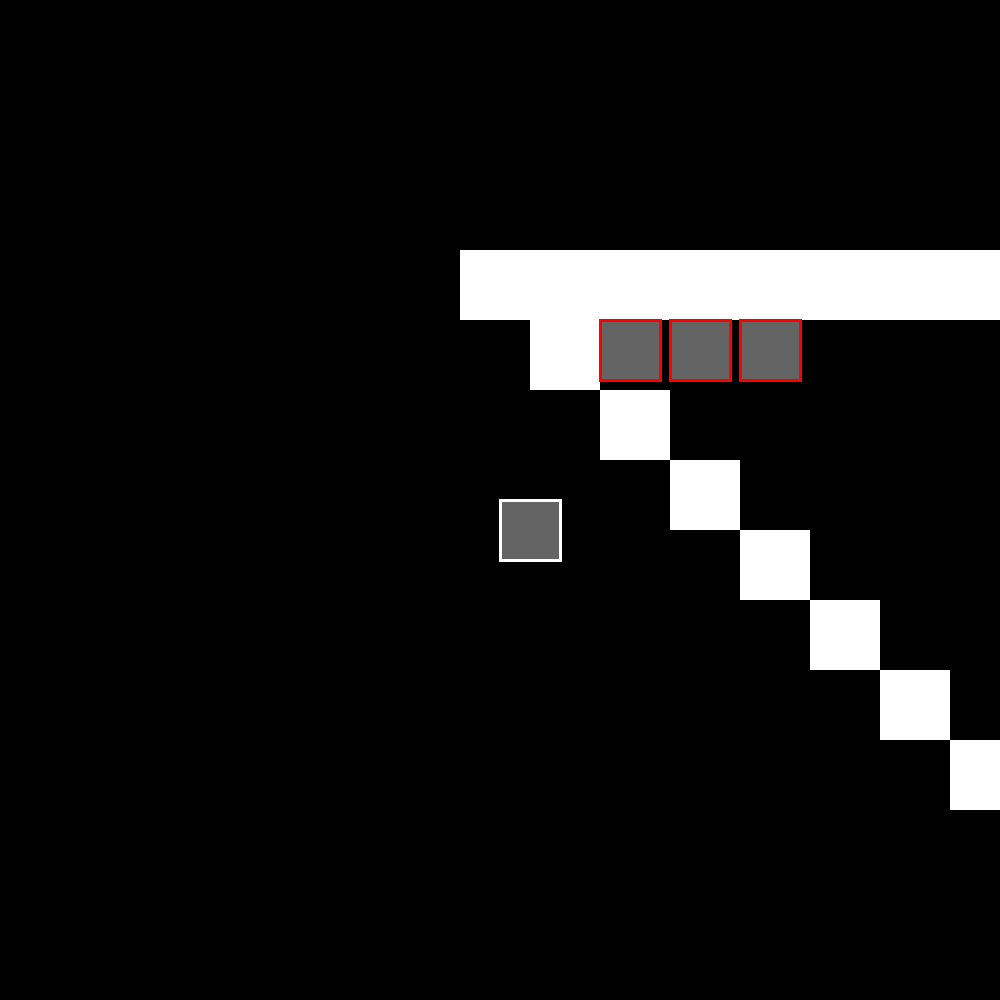
Frame 1 (no input)
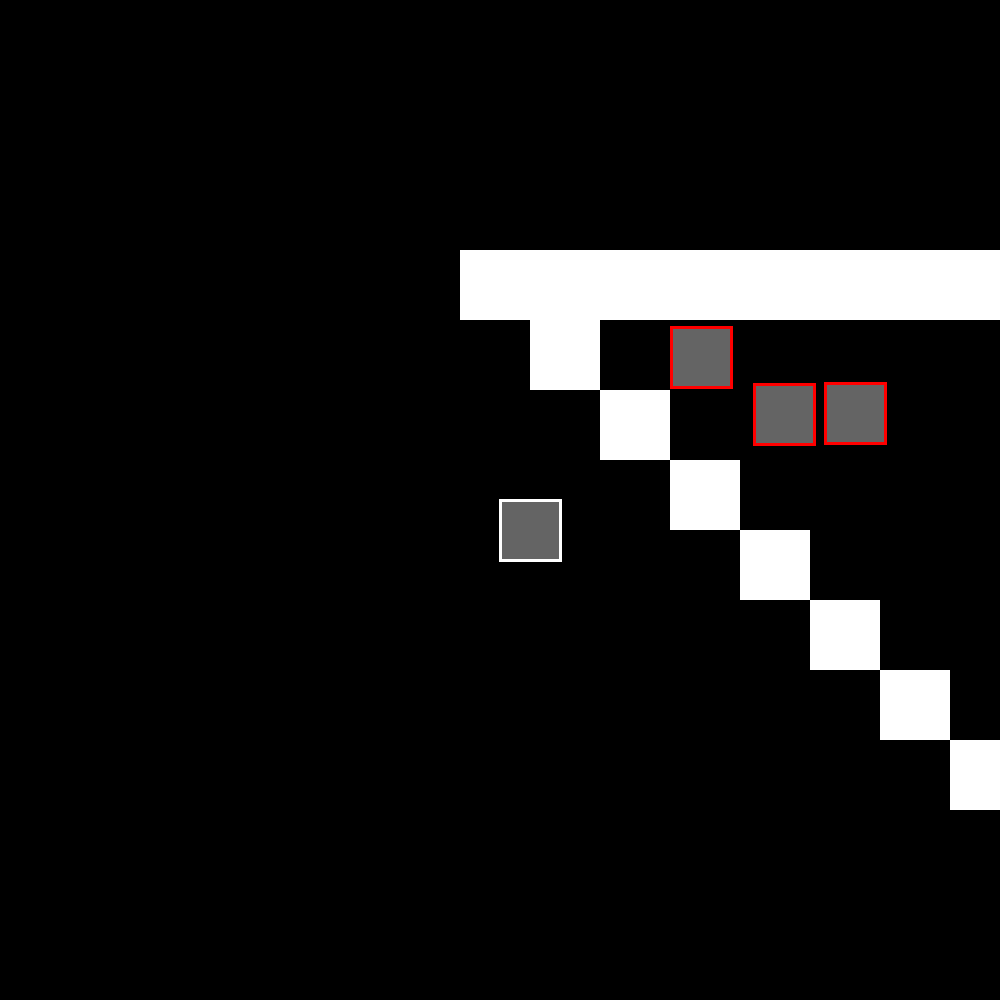
Frame 60 (the mouse pressed at the canvas centre just before this capture)
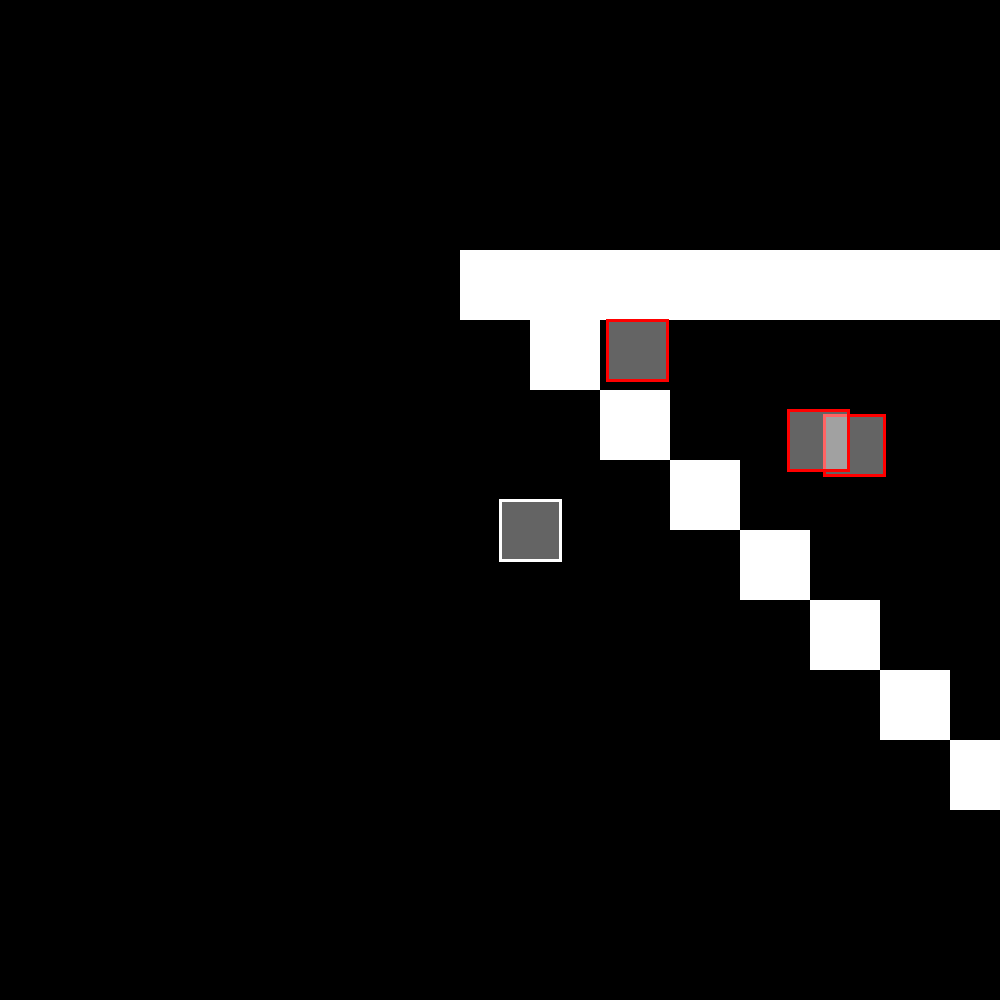
Frame 120 (the mouse held since frame 60 and released just before this capture)

The Processing sketch that drew these frames (run headless with seeded random() and noise(); from frame 60 on, the mouse is pressed at the canvas centre):

// Processing sketch: merchantOfVeniceGame
// ── merchantOfVeniceGame.pde
PVector shift = new PVector(-500,0);

float scl = 70;
int w;
int h;

//npc n = new npc(new PVector(500,300));
player p = new player(new PVector(40,250));

void setup(){
  size(1000,1000);
  w = width;
  h = height;
  for(int i = 0;i < scenes[cStory][cScene].length;i++){
    for(int j = 0;j < scenes[cStory][cScene][i].length;j++){
      if(scenes[cStory][cScene][i][j] == 1){
        float x = j*scl;
        float y = i*scl;
        walls.add(new wall(new PVector(x,y)));
      }else if(scenes[cStory][cScene][i][j] == 3){
        float x = j*scl;
        float y = i*scl;
        npcs.add(new npc(new PVector(x,y)));
      }
    }
  }
}

void draw(){
  shift = new PVector(p.pos.x-w/2,p.pos.y-h/2).copy().mult(-1);
  updateScene();
  background(0);
  for(wall w:walls){
    w.display(shift);
  }
  for(npc n:npcs){
    n.display(shift);
    n.wander();
    n.update();
  }
  p.display(shift);
  p.move();
  p.update();
}
// ── allArrayLists.pde
ArrayList<npc>npcs = new ArrayList();
ArrayList<wall>walls = new ArrayList();
ArrayList<hitbox>hitboxes = new ArrayList();
// ── global_functions.pde
boolean collision(PVector p1,PVector d1, PVector p2, PVector d2){
  if(p1.x<p2.x+d2.x&&p1.x+d1.x>p2.x&&p1.y<p2.y+d2.y&&p1.y+d1.y>p2.y){
    return true;
  }
  return false;
}
PVector truncate(PVector i1, float max){
  if(i1.mag()>max){
    return i1.copy().setMag(max);
  }
  return i1.copy();
}
// ── hitbox.pde
class hitbox{
  PVector pos;
  PVector dime = new PVector(scl,scl);
  hitbox(PVector p){
    pos = p.copy();
  }
}
// ── keyB.pde
boolean mUp = false;
boolean mDown = false;
boolean mRight = false;
boolean mLeft = false;

void keyPressed(){
  if(key == 'w'){
    mUp = true;
  }
  if(key == 'a'){
    mLeft = true;
  }
  if(key == 's'){
    mDown = true;
  }
  if(key == 'd'){
    mRight = true;
  }
}

void keyReleased(){
  if(key == 'w'){
    mUp = false;
  }
  if(key == 'a'){
    mLeft = false;
  }
  if(key == 's'){
    mDown = false;
  }
  if(key == 'd'){
    mRight = false;
  }
}
// ── npc.pde
class npc{
  float accSpeed = 1;
  float max_force = 0.2;
  PVector steering = new PVector(0,0);
  float speed = 2;
  PVector dime = new PVector(scl-10,scl-10);
  PVector setP;
  PVector target;
  
  PVector pos = new PVector(0,0);
  PVector vel = new PVector(0,0);
  PVector acc = new PVector(0,0);
  npc(PVector p){
    pos = p.copy();
    setP = p.copy();
    target = new PVector(random(setP.x-200,setP.x+200),random(setP.y-200,setP.y+200));
  }
  void wander(){
    if(frameCount%100 == 0||dist(target.x,target.y,pos.x,pos.y)<60){
      target = new PVector(random(setP.x-200,setP.x+200),random(setP.y-200,setP.y+200));
    }
    PVector d_vel = new PVector(0,0);
    PVector temp = target.copy();
    d_vel = ((temp.copy().sub(pos)).mult(speed));
    steering = d_vel.copy().sub(vel);
    steering = truncate(steering,max_force);
    steering.mult(1/1);
    acc.add(steering);
  }
  void update(){
    acc = truncate(acc,accSpeed);
    vel.add(acc);
    vel = truncate(vel,speed);
    for(hitbox h:hitboxes){
      if(collision(new PVector(pos.x+vel.x,pos.y),dime,h.pos,h.dime)){
        vel.x = 0;
        target.x = random(setP.x-200,setP.x+200);
      }
      if(collision(new PVector(pos.x,pos.y+vel.y),dime,h.pos,h.dime)){
        vel.y = 0;
        target.y = random(setP.y-200,setP.y+200);
      }
    }
    pos.add(vel);
    vel.mult(1);
    acc.mult(0);
  }
  void display(PVector s){
    fill(255,100);
    stroke(255,0,0);
    strokeWeight(3);
    //ellipse(target.x,target.y,10,10);
    rect(pos.x+s.x,pos.y+s.y,dime.x,dime.y);
  }
}
// ── player.pde
class player{
  float accSpeed = 1;
  float speed = 3;
  PVector dime = new PVector(scl-10,scl-10);
  
  PVector pos = new PVector(0,0);
  PVector vel = new PVector(0,0);
  PVector acc = new PVector(0,0);
  player(PVector p){
    pos = p.copy();
  }
  void update(){
    acc = truncate(acc,accSpeed);
    vel.add(acc);
    vel = truncate(vel,speed);
    for(hitbox h:hitboxes){
      if(collision(new PVector(pos.x+vel.x,pos.y),dime,h.pos,h.dime)){
        vel.x = 0;
      }
      if(collision(new PVector(pos.x,pos.y+vel.y),dime,h.pos,h.dime)){
        vel.y = 0;
      }
    }
    pos.add(vel);
    vel.mult(0.8);
    acc.mult(0);
  }
  void display(PVector s){
    fill(255,100);
    stroke(255);
    strokeWeight(3);
    rect(pos.x+s.x,pos.y+s.y,dime.x,dime.y);
  }
  void move(){
    if(mUp){
      acc.y-=speed;
    }if(mDown){
      acc.y+=speed;
    }if(mLeft){
      acc.x-=speed;
    }if(mRight){
      acc.x+=speed;
    }
  }
}
// ── scenes.pde
int cStory = 0;
int cScene = 0;
int nStory = 0;
int nScene = 0;

int[][][][] scenes = {
  {
    {
      {1,1,1,1,1,1,1,1,1,1,1,1,0,0,0,0,0,0,0,0,0,0,0,0,0,0,0,0,0,0,},//1 = wall
      {0,1,3,3,3,0,0,0,0,0,0,0,0,0,0,0,0,0,0,0,0,0,0,0,0,0,0,0,0,0,},//2 = door
      {0,0,1,0,0,0,0,0,0,0,0,0,0,0,0,0,0,0,0,0,0,0,0,0,0,0,0,0,0,0,},//3 = npc
      {0,0,0,1,0,0,0,0,0,0,0,0,0,0,0,0,0,0,0,0,0,0,0,0,0,0,0,0,0,0,},
      {0,0,0,0,1,0,0,0,0,0,0,0,0,0,0,0,0,0,0,0,0,0,0,0,0,0,0,0,0,0,},
      {0,0,0,0,0,1,0,0,0,0,0,3,0,3,0,0,0,0,0,0,0,0,0,0,0,0,0,0,0,0,},
      {0,0,0,0,0,0,1,0,0,0,0,0,0,0,0,0,0,0,0,0,0,0,0,0,0,0,0,0,0,0,},
      {0,0,0,0,0,0,0,1,0,0,0,0,0,0,0,0,0,0,0,0,0,0,0,0,0,0,0,0,0,0,},
      {0,0,0,0,0,0,0,0,0,0,0,0,0,0,0,0,0,0,0,0,0,0,0,0,0,0,0,0,0,0,},
      {0,0,0,0,0,0,0,0,0,0,0,0,0,0,0,0,0,0,0,0,0,0,0,0,0,0,0,0,0,0,},
      {0,0,0,0,0,0,0,0,0,0,0,0,0,0,0,0,0,0,0,0,0,0,0,0,0,0,0,0,0,0,},
      {0,0,0,0,0,0,0,0,0,0,0,1,0,1,1,0,0,0,0,0,0,0,0,0,0,0,0,0,0,0,},
      {0,0,0,0,0,0,0,0,0,0,0,1,3,3,1,0,0,0,0,0,0,0,0,0,0,0,0,0,0,0,},
      {0,0,0,0,0,0,0,0,0,0,0,1,3,3,1,0,0,0,0,0,0,0,0,0,0,0,0,0,0,0,},
      {0,0,0,0,0,0,0,0,0,0,0,1,1,1,1,0,0,0,0,0,0,0,0,0,0,0,0,0,0,0,},
      {0,0,0,0,0,0,0,0,0,0,0,0,0,0,0,0,0,0,0,0,0,0,0,0,0,0,0,0,0,0,},
      {0,0,0,0,0,0,0,0,0,0,0,0,0,0,0,0,0,0,0,0,0,0,0,0,0,0,0,0,0,0,},
      {0,0,0,0,0,0,0,0,0,0,0,0,0,0,0,0,0,0,0,0,0,0,0,0,0,0,0,0,0,0,},
      {0,0,0,0,0,0,0,0,0,0,0,0,0,0,0,0,0,0,0,0,0,0,0,0,0,0,0,0,0,0,},
      {0,0,0,0,0,0,0,0,0,0,0,0,0,0,0,0,0,0,0,0,0,0,0,0,0,0,0,0,0,0,},
      {0,0,0,0,0,0,0,0,0,0,0,0,0,0,0,0,0,0,0,0,0,0,0,0,0,0,0,0,0,0,},
      {0,0,0,0,0,0,0,0,0,0,0,0,0,0,0,0,0,0,0,0,0,0,0,0,0,0,0,0,0,0,},
      {0,0,0,0,0,0,0,0,0,0,0,0,0,0,0,0,0,0,0,0,0,0,0,0,0,0,0,0,0,0,},
      {0,0,0,0,0,0,0,0,0,0,0,0,0,0,0,0,0,0,0,0,0,0,0,0,0,0,0,0,0,0,},
      {0,0,0,0,0,0,0,0,0,0,0,0,0,0,0,0,0,0,0,0,0,0,0,0,0,0,0,0,0,0,},
      {0,0,0,0,0,0,0,0,0,0,0,0,0,0,0,0,0,0,0,0,0,0,0,0,0,0,0,0,0,0,},
      {0,0,0,0,0,0,0,0,0,0,0,0,0,0,0,0,0,0,0,0,0,0,0,0,0,0,0,0,0,0,},
      {0,0,0,0,0,0,0,0,0,0,0,0,0,0,0,0,0,0,0,0,0,0,0,0,0,0,0,0,0,0,},
      {0,0,0,0,0,0,0,0,0,0,0,0,0,0,0,0,0,0,0,0,0,0,0,0,0,0,0,0,0,0,},
      {0,0,0,0,0,0,0,0,0,0,0,0,0,0,0,0,0,0,0,0,0,0,0,0,0,0,0,0,0,0,},
    },
  }
};

void updateScene(){
  if(nScene != cScene){
    cScene = nScene;
    for(int i = 0;i < scenes[cStory][cScene].length;i++){
      for(int j = 0;j < scenes[cStory][cScene][i].length;j++){
        if(scenes[cStory][cScene][i][j] == 1){
          float x = j*scl;
          float y = i*scl;
          walls.add(new wall(new PVector(x,y)));
        }else if(scenes[cStory][cScene][i][j] == 3){
          float x = j*scl;
          float y = i*scl;
          npcs.add(new npc(new PVector(x,y)));
        }
      }
    }
  }
  if(nStory != cStory){
    cStory = nScene;
    for(int i = 0;i < scenes[cStory][cScene].length;i++){
      for(int j = 0;j < scenes[cStory][cScene][i].length;j++){
        if(scenes[cStory][cScene][i][j] == 1){
          float x = j*scl;
          float y = i*scl;
          walls.add(new wall(new PVector(x,y)));
        }else if(scenes[cStory][cScene][i][j] == 3){
          float x = j*scl;
          float y = i*scl;
          npcs.add(new npc(new PVector(x,y)));
        }
      }
    }
  }
  nScene = cScene;
  nStory = cStory;
}
// ── wall.pde
class wall{
  boolean createdH = false;
  PVector pos;
  PVector dime = new PVector(scl,scl);
  wall(PVector p){
    pos = p.copy();
    hitboxes.add(new hitbox(p));
  }
  void display(PVector s){
    fill(255);
    noStroke();
    rect(pos.x+s.x,pos.y+s.y,dime.x,dime.y);
  }
}
